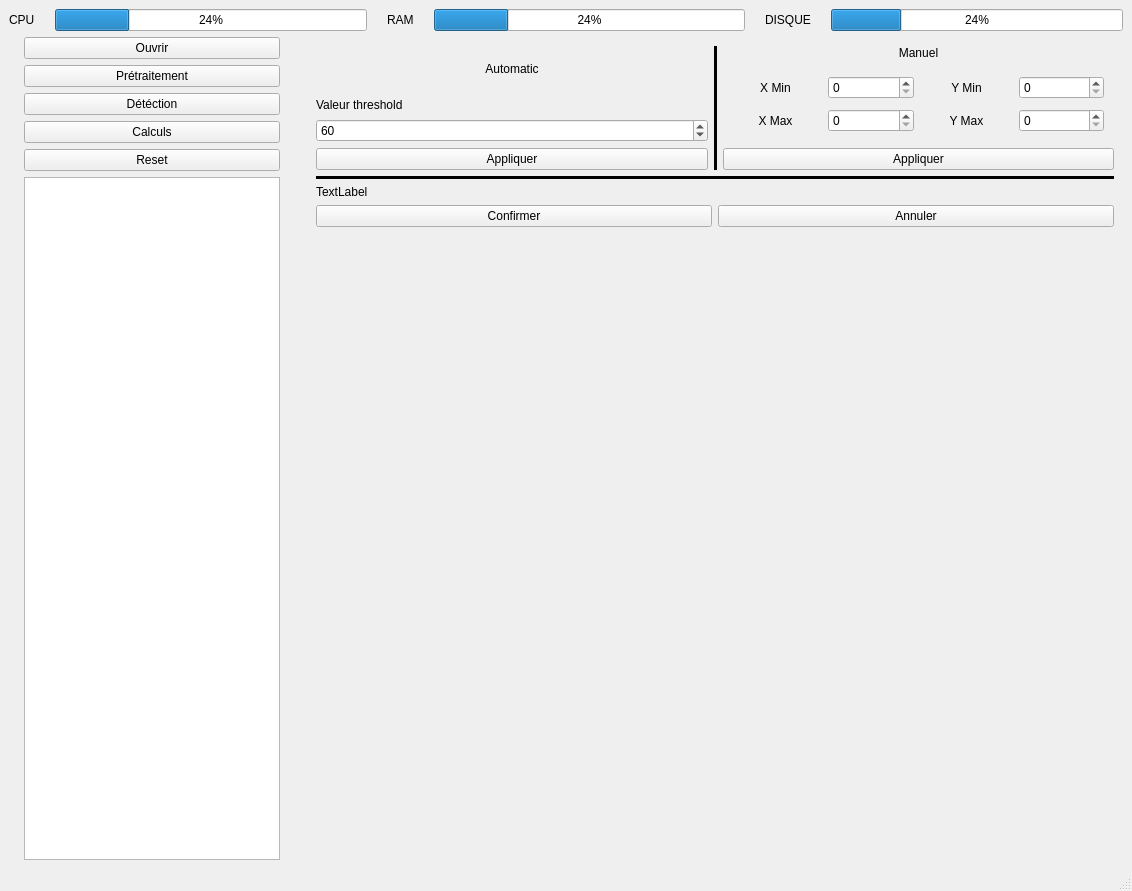
<?xml version="1.0" encoding="UTF-8"?>
<ui version="4.0">
 <class>MainWindow</class>
 <widget class="QMainWindow" name="MainWindow">
  <property name="geometry">
   <rect>
    <x>0</x>
    <y>0</y>
    <width>1132</width>
    <height>891</height>
   </rect>
  </property>
  <property name="windowTitle">
   <string>MainWindow</string>
  </property>
  <widget class="QWidget" name="centralwidget">
   <layout class="QFormLayout" name="formLayout">
    <property name="fieldGrowthPolicy">
     <enum>QFormLayout::AllNonFixedFieldsGrow</enum>
    </property>
    <item row="0" column="0" colspan="2">
     <layout class="QHBoxLayout" name="infos">
      <property name="spacing">
       <number>20</number>
      </property>
      <item>
       <layout class="QHBoxLayout" name="cpu">
        <item>
         <widget class="QLabel" name="cpu_label">
          <property name="text">
           <string>CPU</string>
          </property>
         </widget>
        </item>
        <item>
         <widget class="QProgressBar" name="cpu_bar">
          <property name="value">
           <number>24</number>
          </property>
         </widget>
        </item>
       </layout>
      </item>
      <item>
       <layout class="QHBoxLayout" name="ram">
        <item>
         <widget class="QLabel" name="ram_label">
          <property name="text">
           <string>RAM</string>
          </property>
         </widget>
        </item>
        <item>
         <widget class="QProgressBar" name="ram_bar">
          <property name="value">
           <number>24</number>
          </property>
         </widget>
        </item>
       </layout>
      </item>
      <item>
       <layout class="QHBoxLayout" name="disk">
        <item>
         <widget class="QLabel" name="disk_label">
          <property name="text">
           <string>DISQUE</string>
          </property>
         </widget>
        </item>
        <item>
         <widget class="QProgressBar" name="disk_bar">
          <property name="value">
           <number>24</number>
          </property>
         </widget>
        </item>
       </layout>
      </item>
     </layout>
    </item>
    <item row="1" column="0">
     <layout class="QVBoxLayout" name="menu">
      <property name="leftMargin">
       <number>15</number>
      </property>
      <property name="rightMargin">
       <number>15</number>
      </property>
      <item>
       <widget class="QPushButton" name="open">
        <property name="whatsThis">
         <string>&lt;html&gt;&lt;head/&gt;&lt;body&gt;&lt;p&gt;Ouvrir un image ou un dossier&lt;/p&gt;&lt;/body&gt;&lt;/html&gt;</string>
        </property>
        <property name="text">
         <string>Ouvrir</string>
        </property>
       </widget>
      </item>
      <item>
       <widget class="QPushButton" name="prepoc">
        <property name="text">
         <string>Prétraitement</string>
        </property>
       </widget>
      </item>
      <item>
       <widget class="QPushButton" name="detect">
        <property name="text">
         <string>Détéction</string>
        </property>
       </widget>
      </item>
      <item>
       <widget class="QPushButton" name="calc">
        <property name="text">
         <string>Calculs</string>
        </property>
       </widget>
      </item>
      <item>
       <widget class="QPushButton" name="reset">
        <property name="text">
         <string>Reset</string>
        </property>
       </widget>
      </item>
      <item>
       <widget class="QListWidget" name="files"/>
      </item>
     </layout>
    </item>
    <item row="1" column="1">
     <widget class="QStackedWidget" name="browser">
      <property name="frameShape">
       <enum>QFrame::NoFrame</enum>
      </property>
      <property name="frameShadow">
       <enum>QFrame::Plain</enum>
      </property>
      <property name="currentIndex">
       <number>0</number>
      </property>
      <widget class="QWidget" name="preproc">
       <layout class="QFormLayout" name="formLayout_2">
        <item row="0" column="1">
         <layout class="QHBoxLayout" name="preproc_tool">
          <item>
           <layout class="QVBoxLayout" name="automatic">
            <item>
             <widget class="QLabel" name="auto_label">
              <property name="frameShape">
               <enum>QFrame::NoFrame</enum>
              </property>
              <property name="text">
               <string>Automatic</string>
              </property>
              <property name="alignment">
               <set>Qt::AlignCenter</set>
              </property>
             </widget>
            </item>
            <item>
             <layout class="QVBoxLayout" name="verticalLayout">
              <item>
               <widget class="QLabel" name="label">
                <property name="text">
                 <string>Valeur threshold</string>
                </property>
               </widget>
              </item>
              <item>
               <widget class="QSpinBox" name="auto_box">
                <property name="cursor">
                 <cursorShape>ArrowCursor</cursorShape>
                </property>
                <property name="accelerated">
                 <bool>true</bool>
                </property>
                <property name="minimum">
                 <number>1</number>
                </property>
                <property name="maximum">
                 <number>255</number>
                </property>
                <property name="stepType">
                 <enum>QAbstractSpinBox::DefaultStepType</enum>
                </property>
                <property name="value">
                 <number>60</number>
                </property>
               </widget>
              </item>
             </layout>
            </item>
            <item>
             <widget class="QPushButton" name="auto_apply">
              <property name="text">
               <string>Appliquer</string>
              </property>
             </widget>
            </item>
           </layout>
          </item>
          <item>
           <widget class="Line" name="line">
            <property name="frameShadow">
             <enum>QFrame::Plain</enum>
            </property>
            <property name="lineWidth">
             <number>5</number>
            </property>
            <property name="orientation">
             <enum>Qt::Vertical</enum>
            </property>
           </widget>
          </item>
          <item>
           <layout class="QVBoxLayout" name="manual">
            <item>
             <widget class="QLabel" name="manual_label">
              <property name="text">
               <string>Manuel</string>
              </property>
              <property name="alignment">
               <set>Qt::AlignCenter</set>
              </property>
             </widget>
            </item>
            <item>
             <layout class="QGridLayout" name="manual_settings">
              <property name="leftMargin">
               <number>10</number>
              </property>
              <property name="topMargin">
               <number>10</number>
              </property>
              <property name="rightMargin">
               <number>10</number>
              </property>
              <property name="bottomMargin">
               <number>10</number>
              </property>
              <property name="spacing">
               <number>10</number>
              </property>
              <item row="1" column="1">
               <widget class="QSpinBox" name="x_max_box">
                <property name="maximum">
                 <number>10000</number>
                </property>
               </widget>
              </item>
              <item row="1" column="3">
               <widget class="QSpinBox" name="y_max_box"/>
              </item>
              <item row="0" column="1">
               <widget class="QSpinBox" name="x_min_box">
                <property name="maximum">
                 <number>10000</number>
                </property>
               </widget>
              </item>
              <item row="0" column="2">
               <widget class="QLabel" name="y_min">
                <property name="text">
                 <string>Y Min</string>
                </property>
                <property name="alignment">
                 <set>Qt::AlignCenter</set>
                </property>
               </widget>
              </item>
              <item row="0" column="0">
               <widget class="QLabel" name="x_min">
                <property name="text">
                 <string>X Min</string>
                </property>
                <property name="alignment">
                 <set>Qt::AlignCenter</set>
                </property>
               </widget>
              </item>
              <item row="1" column="0">
               <widget class="QLabel" name="x_max">
                <property name="text">
                 <string>X Max</string>
                </property>
                <property name="alignment">
                 <set>Qt::AlignCenter</set>
                </property>
               </widget>
              </item>
              <item row="0" column="3">
               <widget class="QSpinBox" name="y_min_box"/>
              </item>
              <item row="1" column="2">
               <widget class="QLabel" name="y_max">
                <property name="text">
                 <string>Y Max</string>
                </property>
                <property name="alignment">
                 <set>Qt::AlignCenter</set>
                </property>
               </widget>
              </item>
             </layout>
            </item>
            <item>
             <widget class="QPushButton" name="manual_apply">
              <property name="text">
               <string>Appliquer</string>
              </property>
             </widget>
            </item>
           </layout>
          </item>
         </layout>
        </item>
        <item row="2" column="1">
         <widget class="QLabel" name="image_visu">
          <property name="text">
           <string>TextLabel</string>
          </property>
         </widget>
        </item>
        <item row="3" column="1">
         <layout class="QHBoxLayout" name="preproc_confirm">
          <item>
           <widget class="QPushButton" name="preproc_accept">
            <property name="text">
             <string>Confirmer</string>
            </property>
           </widget>
          </item>
          <item>
           <widget class="QPushButton" name="preproc_reset">
            <property name="text">
             <string>Annuler</string>
            </property>
           </widget>
          </item>
         </layout>
        </item>
        <item row="1" column="1">
         <widget class="Line" name="line_2">
          <property name="frameShadow">
           <enum>QFrame::Plain</enum>
          </property>
          <property name="lineWidth">
           <number>10</number>
          </property>
          <property name="orientation">
           <enum>Qt::Horizontal</enum>
          </property>
         </widget>
        </item>
       </layout>
      </widget>
      <widget class="QWidget" name="detection"/>
      <widget class="QWidget" name="calculs"/>
     </widget>
    </item>
   </layout>
  </widget>
  <widget class="QMenuBar" name="menubar">
   <property name="geometry">
    <rect>
     <x>0</x>
     <y>0</y>
     <width>1132</width>
     <height>21</height>
    </rect>
   </property>
  </widget>
  <widget class="QStatusBar" name="statusbar"/>
 </widget>
 <resources/>
 <connections/>
</ui>
